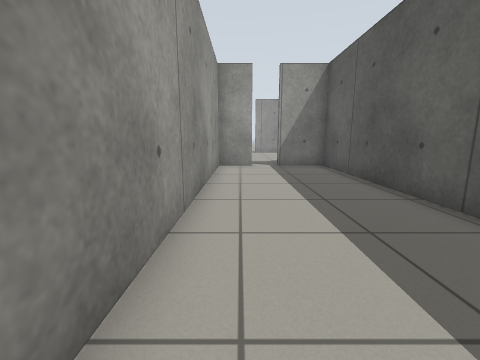
[1] (above)

12 first-person views from a walk through a world built for the Gazebo simulator. The camera is 0.72 m above the floor, tilts 10° down and sees 90° across. The floor is counted in squares, 0.5 m on a side. Each view is taken from the middle of a square. On the plan, view 1 faces up. The plan holds only what a view shows up to about 13 squares ahead; the rest is blank.

[2]
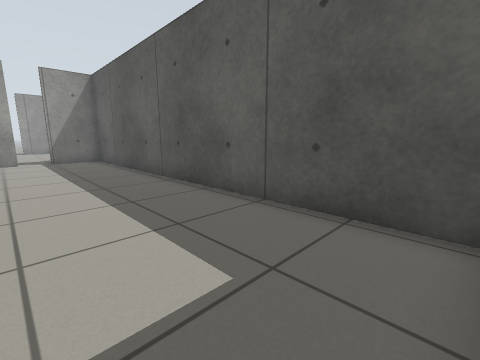

[3]
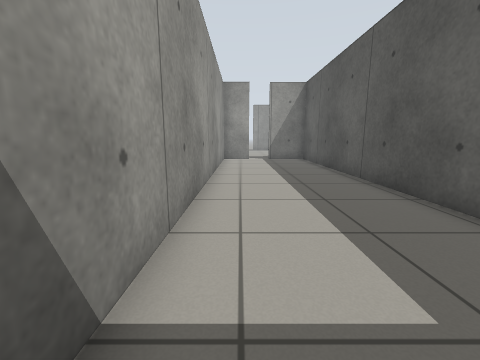

[4]
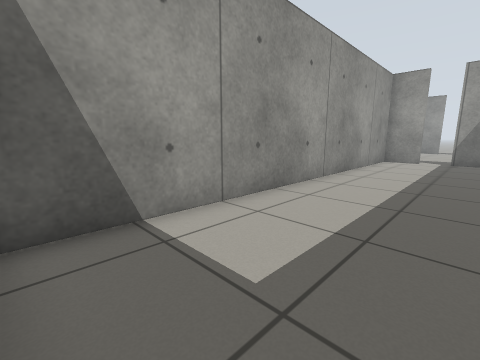

[5]
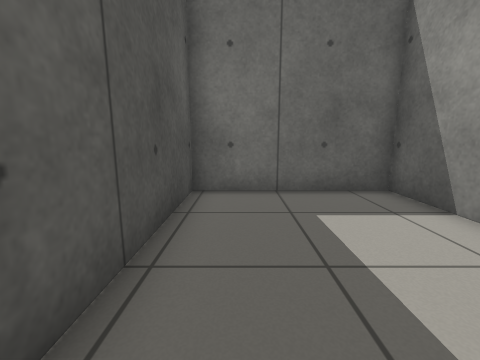

[6]
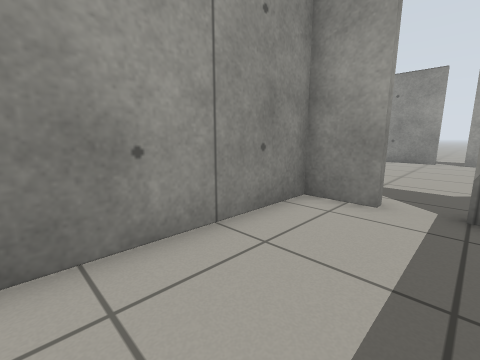

[7]
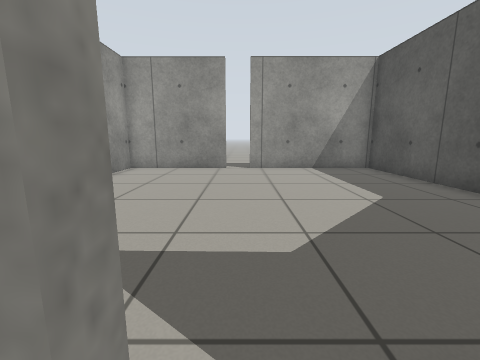

[8]
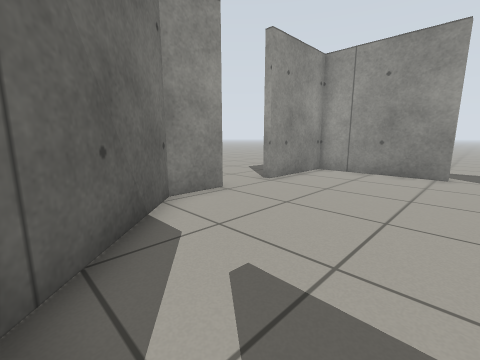

[9]
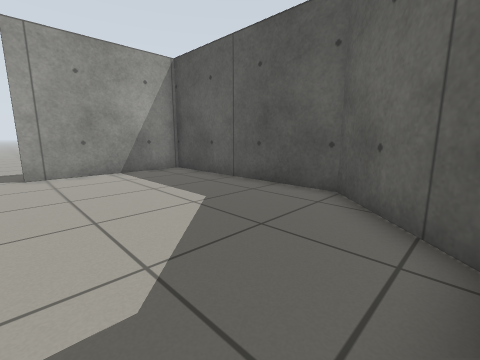

[10]
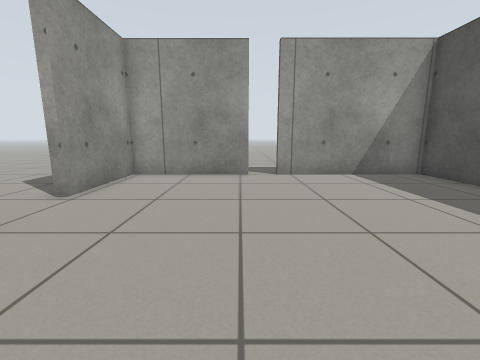

[11]
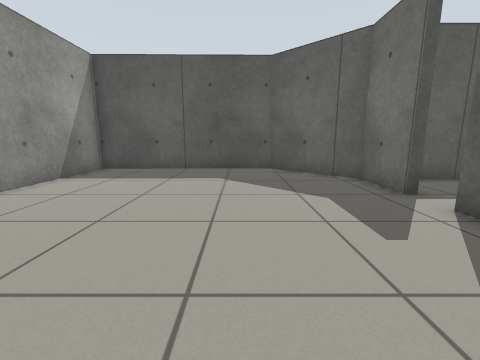

[12]
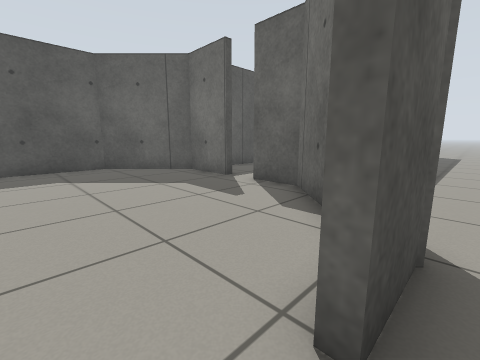

### Floor plan
Points are (right, up) in squares from view 1. A wall is a line through its corners. A room is listed if a view was taken in it or the views show most of it. See-through windows are left out.
Room 1 (views 1, 2, 3, 4, 5, 6, 7)
walls: (0.6, 12.4) (-1.1, 12.4) (-1.1, -4.5) (4.3, -4.5) (4.3, 12.4) (2, 12.4)
ways out: opening at (1, 13) to room 2
Room 2 (views 8, 9, 10, 11)
walls: (0.3, 23.4) (-4.3, 23.4) (-4.3, 19.8); (-4.3, 17.6) (-4.3, 15.8) (-1.1, 12.6); (-1.2, 12.8) (0.7, 12.8); (2, 12.4) (2, 12.8) (4.4, 12.7) (7.3, 15.6) (7.2, 23.4) (1.4, 23.4)
low walls: (-4.6, 17.6) (-4.3, 17.6)
ways out: opening at (1, 13) to room 1; opening at (-5, 18.5) to room 3; opening at (1, 24) to room 3
Room 3 (view 12)
walls: (0.3, 23.9) (0.3, 23.4); (-4.6, 15.8) (-4.6, 17.6)
ways out: opening at (-5, 18.5) to room 2; opening at (1, 24) to room 2

Where each view was taken, in squares from view 1:
view 1: 0 up, 0 right, facing up
view 2: 4 down, 0 right, facing up-right
view 3: 4 down, 0 right, facing up
view 4: 4 down, 3 right, facing up-left
view 5: 2 up, 3 right, facing down
view 6: 7 up, 2 right, facing up-left
view 7: 12 up, 1 right, facing up
view 8: 13 up, 1 right, facing up-left
view 9: 13 up, 1 right, facing up-right
view 10: 14 up, 0 right, facing up
view 11: 17 up, 4 left, facing right
view 12: 19 up, 5 left, facing down-right
